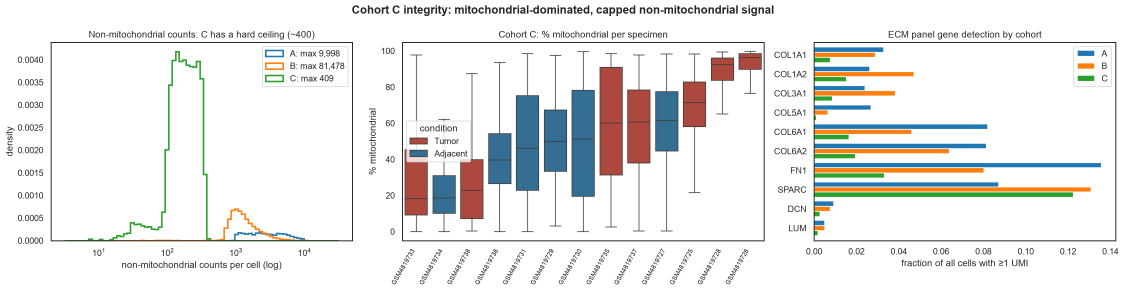
#> input picture outputs/step_2_output/08_cohortC_integrity.png, 3372 x 875 px (shown at 1/3 size)
$ jupyter execute --allow-errors ecm_analysis.ipynb
#> lines starting #> are read from the running program, lines starting #| are printed output that depends on the picture
# An ECM gene program in ccRCC stroma: analysis walkthrough

**Leviel Fluhr** · Opeongo computational biology home assignment

## How this notebook fits the repository

The analysis is computed by the `opengo` Python package (`src/opengo/`) through one command:

```bash
uv sync
uv run opengo all   # ≈ 25 min from the raw inputs, peak ≈ 2.6 GB RAM
```

That command writes every result table to `outputs/tables/` and every figure to
`outputs/step_N_output/` and `report/figures/`.

**This notebook is the reproducible walkthrough of those results.** It reads only the
saved tables and figures, so it runs in seconds from a clean session. It does not recompute
anything, and it shows the evidence behind each decision in the same order as the report.
The computation is kept in the package rather than in notebook cells so that each stage can be
re-run on its own, tested (`uv run pytest`), and rebuilt end to end. A clean rebuild was verified:
63 of 65 tables are identical (see Section 7).

Supporting records:
- `outputs/tables/decisions_log.tsv`: every decision, with its evidence and the alternatives
  considered.
- `README.md`: the per-stage reasoning.

**Question.** Where is the 10-gene ECM panel (COL1A1, COL1A2, COL3A1, COL5A1, COL6A1, COL6A2, FN1,
SPARC, DCN, LUM) expressed? Does it differ between tumor and adjacent tissue in one population?
Does combining cohorts change that, and do bulk RNA and protein agree?

[cell 1]
import io
from pathlib import Path

import pandas as pd
from IPython.display import Image, display
from PIL import Image as PILImage

from opengo import config

T = config.TABLES_DIR
OUT = config.OUTPUTS_DIR
pd.set_option("display.width", 160)
pd.set_option("display.max_columns", 20)
pd.set_option("display.precision", 3)
pd.set_option("display.max_colwidth", 80)


def table(name: str) -> pd.DataFrame:
    """Read one result table written by the pipeline."""
    return pd.read_csv(T / f"{name}.tsv", sep="\t")


def show(path: Path, width: int = 950) -> None:
    """Embed a downscaled copy of a figure (full-resolution files are in the repository)."""
#> called with width = 950
    img = PILImage.open(path)
#> img is the input picture: PIL image 3372x875 RGBA; mean R, G, B, A 234.4, 234.2, 233.2, 255
    img.thumbnail((width * 1.5, 10_000))
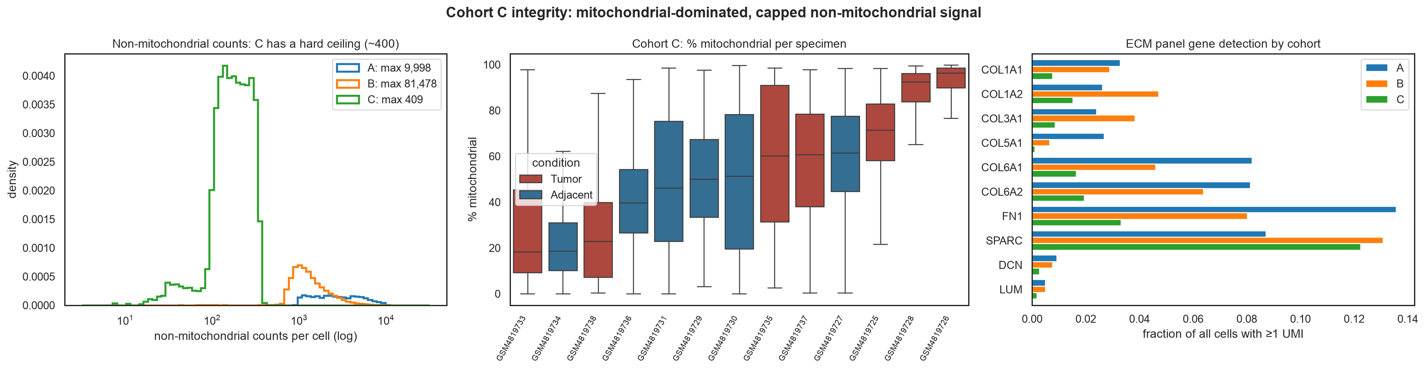
#> img: PIL image 1425x370 RGBA; mean R, G, B, A 234.1, 233.9, 232.9, 255
    buf = io.BytesIO()
    img.convert("RGB").save(buf, format="JPEG", quality=85)
    display(Image(data=buf.getvalue(), width=width))

## 0 · Inputs

Before anything else, every supplied file (70 files, ≈ 4.8 GB) is checked against the package's
`FILE_MANIFEST.tsv` by size and SHA-256. All files are present and unchanged.

#> (a cell that did not finish here is left out)

## 1 · Loading and reconciliation

- **Cohort A** (single-nucleus, GSE227898) is deposited as raw droplet matrices, so it was
  restricted to the nuclei the authors annotated.
- **Cohorts B and C** (single-cell) were loaded in full.
- **Check:** every count must equal the package documentation (141,950 / 157,881 / 29,499 cells).

#> (a cell that did not finish here is left out)

Genes were matched by Ensembl ID in A and C, and by unique symbol in B, which uses an older gene
annotation. Ambiguous symbols were left out rather than guessed. A gene missing from a cohort is
treated as unmeasured, never as zero.

#> (a cell that did not finish here is left out)

**A label correction, decided by marker genes.** The supplied label guide maps cohort A's "TRM"
nuclei to lymphoid, while the authors group them with macrophages.
- Lineage markers settle it: TRM nuclei express the myeloid marker CSF1R as often as macrophages
  do, and almost never express T-cell markers.
- They were therefore remapped to myeloid, and the original label is kept in the data.

#> (a cell that did not finish here is left out)

## 2 · Quality control

**How cells were flagged.** Flags are set per specimen and per assay, not with global cut-offs. A
cell is flagged for any of:
- low counts or genes (median − 5 MAD);
- high counts (median + 5 MAD);
- a high mitochondrial fraction: median + 3 MAD **and** above 5 % in nuclei (where it signals
  ambient RNA) or above 25 % in whole kidney cells;
- a Scrublet doublet call.

**Cohorts A and B were already author-filtered,** so few cells were removed. Removal was uneven
across cell types, which is one reason population proportions are never compared between groups.

#> (a cell that did not finish here is left out)

**Cohort C was excluded.** Its non-mitochondrial counts are capped at about 400 per cell (A and B
reach 10⁴–10⁵). Most of its reads are mitochondrial, and the ECM genes are barely detected.

[cell 7]
show(OUT / "step_2_output" / "08_cohortC_integrity.png")

In whole-specimen pseudobulk, the first principal component is almost entirely cohort
(single-nucleus vs single-cell). Tumor-vs-adjacent effects are therefore always estimated
**within** a cohort, never by pooling raw expression across cohorts.

#> (a cell that did not finish here is left out)

## 3 · Combining cohorts: unintegrated baseline vs Harmony

Four embeddings were compared on a stratified subsample: A alone, A + B unintegrated, and A + B
with Harmony using cohort or specimen as the batch.

**Harmony with batch = cohort was chosen.**
- It improves cohort mixing within each cell type, cell-type separation, and cross-cohort label
  transfer.
- It keeps the tumor/adjacent structure in stroma.

**Batch = specimen was rejected.** Specimen is confounded with condition, so it erases that
structure.

The embedding is used only for pictures and label transfer, never for testing.

#> (a cell that did not finish here is left out)

[cell 10]
show(config.REPORT_DIR / "figures" / "figure1_qc_integration.png")
#> call 2 of show, with width = 950
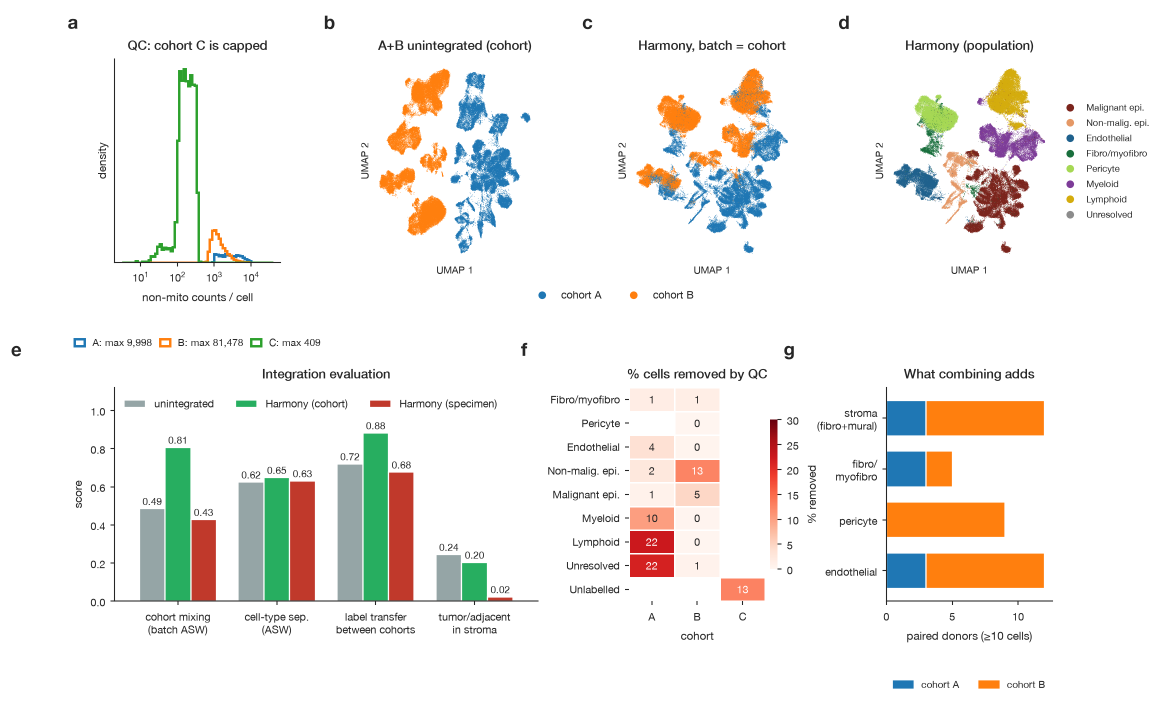
#> input picture report/figures/figure1_qc_integration.png, 2327 x 1410 px (shown at 1/2 size)
#> in show, img is the input picture: PIL image 2327x1410 RGBA; mean R, G, B, A 241.8, 239.3, 235.3, 255
#> in show (call 2), `img.thumbnail((width * 1.5, 10_000))`:
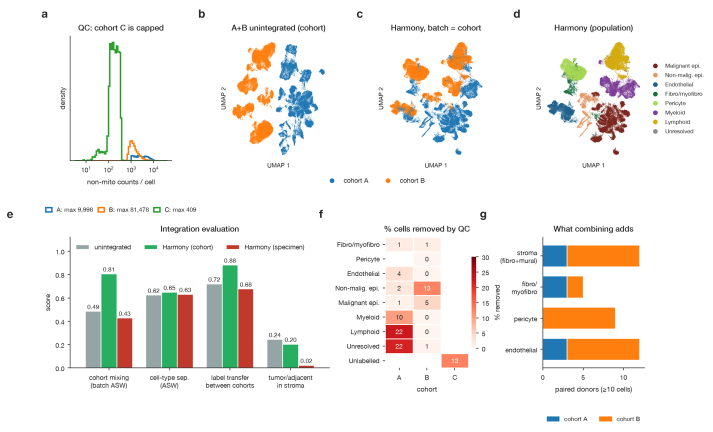
#> img: PIL image 1425x863 RGBA (shown at 1/2 size); mean R, G, B, A 241.6, 239.2, 235.2, 255

## 4 · Where the ECM panel is expressed; summary score; focus population

**Where it's expressed.** The stromal compartment has the highest expression of every panel gene
in both cohorts. Endothelial cells express mainly SPARC and FN1.

**Summary score.** The panel is summarised as the mean of per-gene z-scored log2-CPM. It agrees
almost perfectly with the alternatives (first principal component; log summed CPM). DCN and LUM
are fibroblast-specific and are always reported separately.

**Focus population.** The **combined fibroblast + mural compartment** was chosen. It expresses the
panel most strongly and has the best paired-donor coverage.

#> (a cell that did not finish here is left out)

#> (a cell that did not finish here is left out)

## 5 · Tumor vs adjacent in the fibroblast + mural compartment

**What is tested.** Pseudobulk raw counts per specimen, converted to log2-CPM.

**Design.**
- Donors are the replicates; repeated tumor regions are averaged per donor.
- Each donor's tumor is compared with its own adjacent sample.
- Each cohort gets an exact sign-flip p-value. With 3 pairs the smallest possible p is 0.25.
- Cohorts are combined by fixed- and random-effects meta-analysis.

**Result.**
- **Cohort B:** the panel is higher in tumor in all 9 donors.
- **Cohort A:** with 3 pairs it is too imprecise to confirm or refute B; its interval contains B's
  estimate.

#> (a cell that did not finish here is left out)

**Per gene, cohort B.** Fibrillar collagens, FN1 and SPARC drive the increase. DCN and LUM do not
follow; they are fibroblast-specific in a compartment that is mostly pericytes.

#> (a cell that did not finish here is left out)

**Robustness check (main uncertainty: compartment composition).** Could the effect come from more
fibroblasts in tumor stroma? Three checks say no:
- The effect holds in pericytes alone.
- It holds without the fibroblast genes (DCN, LUM).
- The fibroblast share does not rise.

It is also stable to every analysis choice tried, and endothelial cells show no change.

[cell 15]
checks = [
    ("primary (fibroblast + mural)", "primary", "panel_z"),
    ("without DCN/LUM", "primary", "panel_z_noDCN_LUM"),
    ("pericytes only", "robustness: pericytes only", "panel_z"),
    ("≥ 20 cells per specimen", "sensitivity: >=20 cells", "panel_z"),
    ("≥ 50 cells per specimen", "sensitivity: >=50 cells", "panel_z"),
    ("one tumor region per donor", "sensitivity: one tumor region", "panel_z"),
    ("contrast: endothelial cells", "contrast: endothelial", "panel_z"),
]
#> (the rest of this cell did not finish here and is left out)

[cell 16]
show(config.REPORT_DIR / "figures" / "figure2_ecm_program.png")
#> call 3 of show, with width = 950
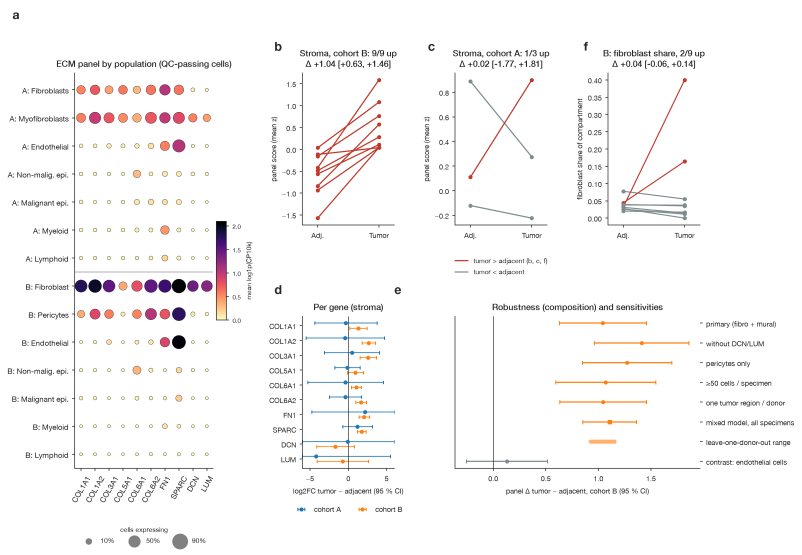
#> input picture report/figures/figure2_ecm_program.png, 2405 x 1663 px (shown at 1/3 size)
#> in show, img is the input picture: PIL image 2405x1663 RGBA; mean R, G, B, A 248.6, 247.2, 247, 255
#> in show (call 3), `img.thumbnail((width * 1.5, 10_000))`:
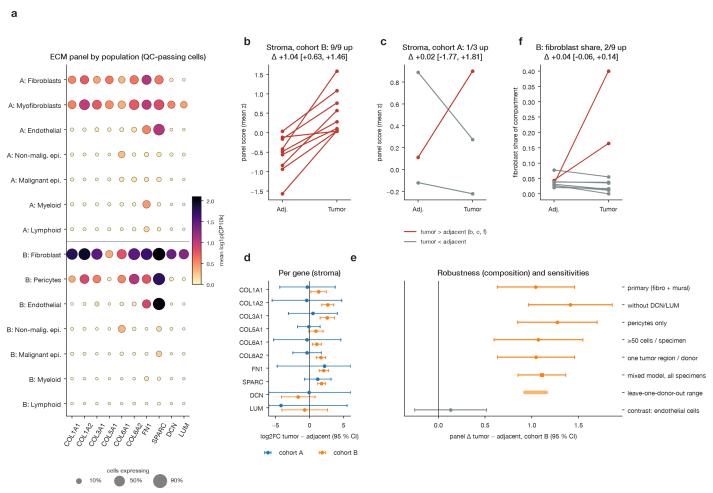
#> img: PIL image 1425x985 RGBA (shown at 1/2 size); mean R, G, B, A 248.5, 247, 246.9, 255
